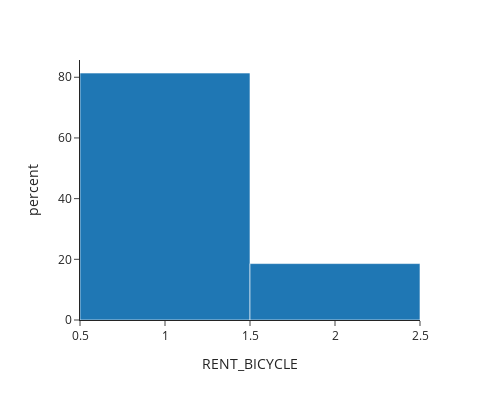

Notebook code for this chart:
### Markdown cell above
Among commuters using it for either Access or Egress, if Egress distance is within 1 km then 81.4 % of them are willing to use it for access only

### Code cell
df2=df.loc[(df['EGRESS_DIS_B'] ==1)]
df2=df2.loc[(df2['RENT_BICYCLE']==1) | (df2['RENT_BICYCLE']==2)]
print(df2.shape)
px.histogram(data_frame=df2,x='RENT_BICYCLE',histnorm='percent',width=500, height=400, template="simple_white",category_orders={"RENT_BICYCLE":["Access only","Egress only"]})

### Figure 1 — Plotly figure (JSON) as saved in the notebook; plotly's stock layout.template omitted (floating-point values rounded to 4 significant figures; data arrays with more than 128 entries replaced by an {"elided": "..."} marker saying what was removed)
{"data": [{"alignmentgroup": "True", "bingroup": "x", "histnorm": "percent", "hovertemplate": "RENT_BICYCLE=%{x}<br>percent=%{y}<extra></extra>", "legendgroup": "", "marker": {"color": "#1F77B4", "pattern": {"shape": ""}}, "name": "", "offsetgroup": "", "orientation": "v", "showlegend": false, "type": "histogram", "x": {"elided": "242 int values"}, "xaxis": "x", "yaxis": "y"}], "layout": {"barmode": "relative", "height": 400, "legend": {"tracegroupgap": 0}, "margin": {"t": 60}, "width": 500, "xaxis": {"anchor": "y", "categoryarray": ["Access only", "Egress only"], "categoryorder": "array", "domain": [0, 1], "title": {"text": "RENT_BICYCLE"}}, "yaxis": {"anchor": "x", "domain": [0, 1], "title": {"text": "percent"}}}}
